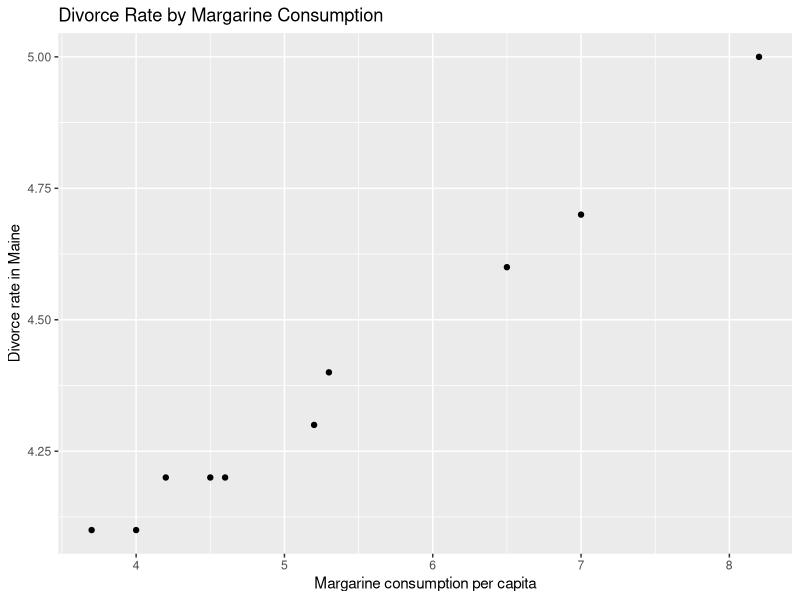
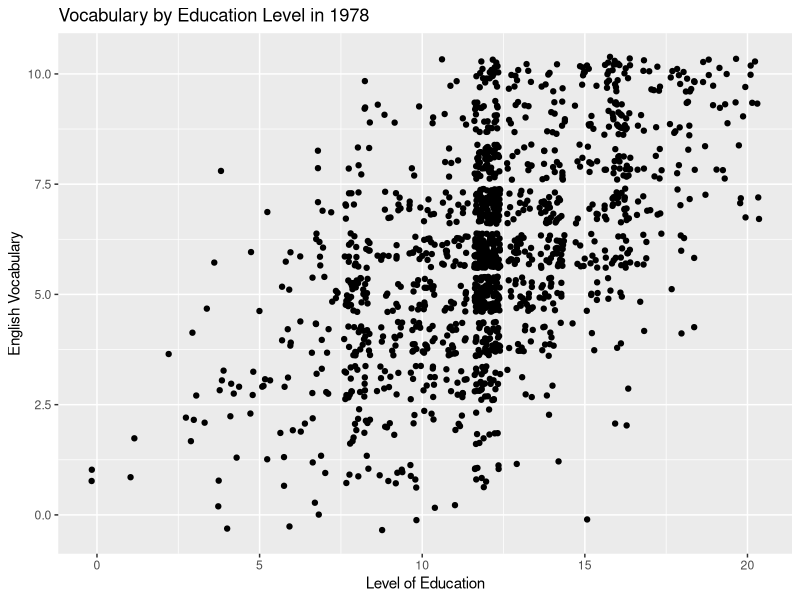
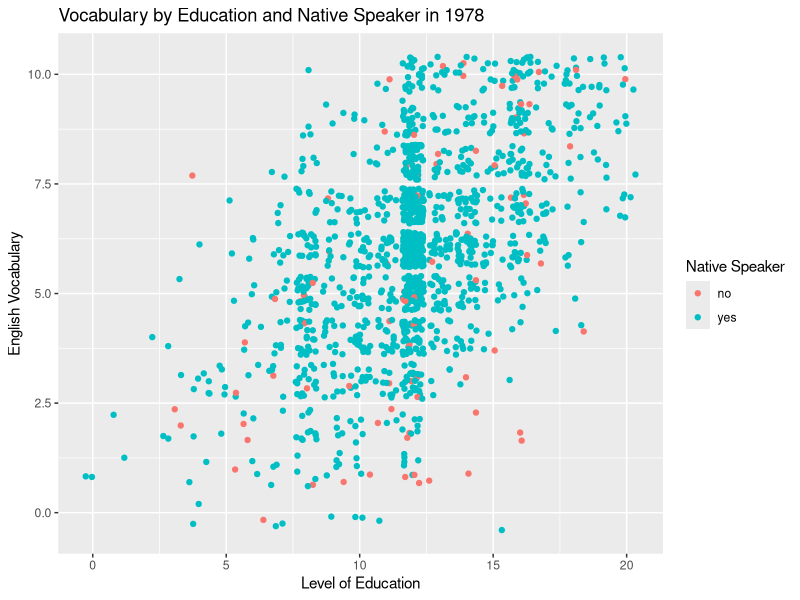
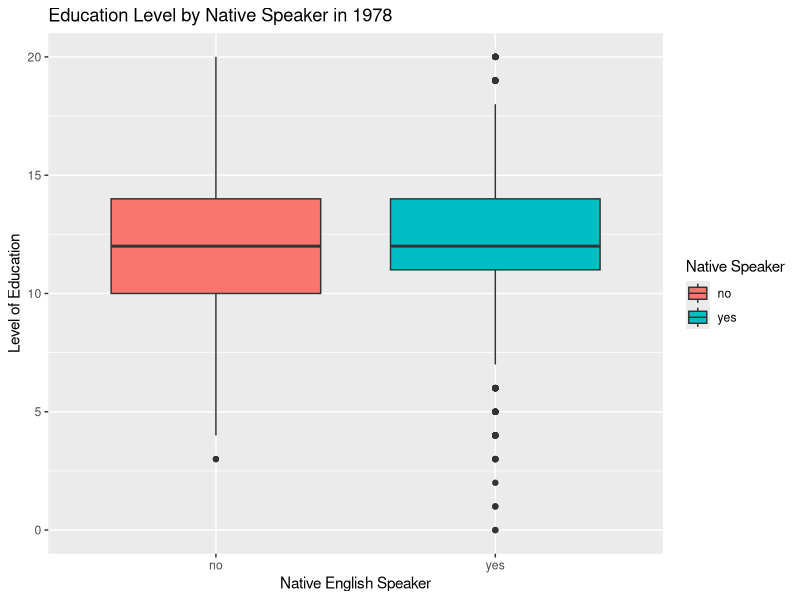

Reproduce these figures in R, in order.
## ---- chunk 1
knitr::opts_chunk$set(echo = TRUE, warning = FALSE)
## ---- chunk 2
library(dslabs)
library(car)
library(ggplot2)
library(dplyr)
## ---- chunk 3
data('divorce_margarine')
d <- divorce_margarine
str(d)
## ---- chunk 4
# Inspecting the data as plot
ggplot(d, aes(margarine_consumption_per_capita, divorce_rate_maine)) +
  geom_point() +
  labs(
    x = "Margarine consumption per capita",
    y = "Divorce rate in Maine",
    title = "Divorce Rate by Margarine Consumption")
## ---- chunk 5
# Running a correlation
cor.test(d$margarine_consumption_per_capita, d$divorce_rate_maine)
## ---- chunk 6
# Fitting a model
summary(lm(divorce_rate_maine ~ margarine_consumption_per_capita, d))
## ---- chunk 7
data(GSSvocab)
d2 <- GSSvocab
str(d2)
## ---- chunk 8
d2 <- d2 %>%
  filter(year == '1978') %>%
  na.omit(d2)
## ---- chunk 9
# Visually inspecting with plot
ggplot(d2,
       aes(educ, vocab)) +
  geom_point(position = 'jitter') +
  labs(
    x = "Level of Education",
    y = "English Vocabulary",
    title = "Vocabulary by Education Level in 1978")
## ---- chunk 10
# Fitting a model
summary(lm(vocab ~ educ, d2))
## ---- chunk 11
# Visualizing the relationship between nativeBorn and vocab
ggplot(d2,
       aes(educ, vocab, col = nativeBorn)) +
  geom_point(position = 'jitter') +
  labs(
    x = "Level of Education",
    y = "English Vocabulary",
    title = "Vocabulary by Education and Native Speaker in 1978",
    color = "Native Speaker")

# Fitting a model
summary(lm(vocab ~ educ + nativeBorn, d2))
## ---- chunk 12
# Visualizing the relationship between nativeborn and education
ggplot(d2, aes(nativeBorn, educ, fill = nativeBorn)) +
  geom_boxplot() +
  labs(
    x = "Native English Speaker",
    y = "Level of Education",
    title = "Education Level by Native Speaker in 1978",
    fill = "Native Speaker")

# Fitting a model on education
summary(lm(educ ~ nativeBorn, d2))

# Fitting an interaction model on vocab
summary(lm(vocab ~ educ * nativeBorn, d2))
## ---- chunk 13
m1 <- lm(vocab ~ educ, d2)
m2 <- lm(vocab ~ educ + nativeBorn, d2)
m3 <- lm(vocab ~ educ * nativeBorn, d2)

anova(m1, m2, m3)
